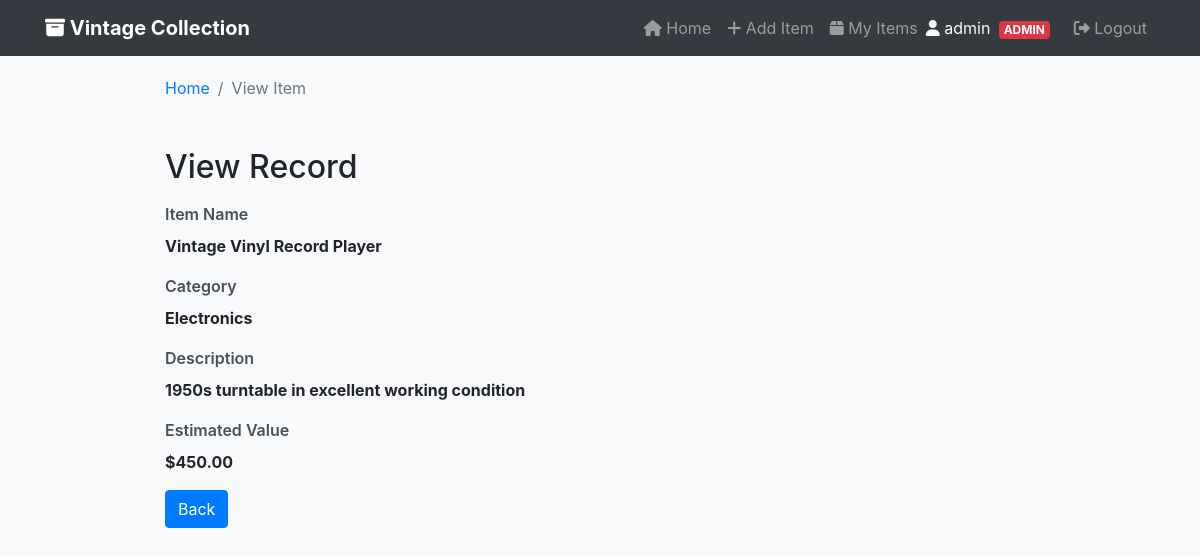
The page /read.php?id=1 (signed in) on the database its author committed.
### tables this page shows
CREATE TABLE IF NOT EXISTS items (
    id INT NOT NULL PRIMARY KEY AUTO_INCREMENT,
    item_name VARCHAR(255) NOT NULL,
    category VARCHAR(100) NOT NULL,
    description TEXT,
    estimated_value DECIMAL(10, 2) NOT NULL,
    user_id INT NOT NULL,
    image_path VARCHAR(500),
    created_at TIMESTAMP DEFAULT CURRENT_TIMESTAMP,
    FOREIGN KEY (user_id) REFERENCES users(id) ON DELETE CASCADE
);

### public/read.php (the view, shortened to what this page needs)
<?php
if (isset($_GET["id"]) && !empty(trim($_GET["id"]))) {
    $sql = "SELECT * FROM items WHERE id = ?";
    if ($stmt = mysqli_prepare($link, $sql)) {
        mysqli_stmt_bind_param($stmt, "i", $param_id);
        if (mysqli_stmt_execute($stmt)) {
            $result = mysqli_stmt_get_result($stmt);
            if (mysqli_num_rows($result) == 1) {
                $row = mysqli_fetch_array($result, MYSQLI_ASSOC);
                $item_name = $row["item_name"];
                $category = $row["category"];
                $description = $row["description"];
                $estimated_value = $row["estimated_value"];
            } else {
                header("location: index.php");
                exit();
            }
        } else {
            echo "Oops! Something went wrong. Please try again later.";
        }
    }
} else {
    header("location: index.php");
    exit();
}
include "includes/header.php";
?>
<div class="row">
    <div class="col-md-12">
        <nav aria-label="breadcrumb">
            <ol class="breadcrumb">
                <li class="breadcrumb-item"><a href="index.php">Home</a></li>
                <li class="breadcrumb-item active" aria-current="page">View Item</li>
            </ol>
        </nav>
        <h2 class="mt-5 mb-3">View Record</h2>
        <div class="form-group">
            <label>Item Name</label>
            <p><b><?php echo htmlspecialchars($item_name); ?></b></p>
        </div>
        <div class="form-group">
            <label>Category</label>
            <p><b><?php echo htmlspecialchars($category); ?></b></p>
        </div>
        <div class="form-group">
            <label>Description</label>
            <p><b><?php echo htmlspecialchars($description); ?></b></p>
        </div>
        <div class="form-group">
            <label>Estimated Value</label>
            <p><b>$<?php echo number_format($estimated_value, 2); ?></b></p>
        </div>
        <p><a href="index.php" class="btn btn-primary">Back</a></p>
    </div>
</div>
<?php include "includes/footer.php"; ?>

### public/assets/css/custom.css (style rules this page uses)
body { background-color: #f8f9fa; }
.breadcrumb { background-color: transparent; padding: 0; margin-bottom: 20px; }
.form-group label { font-weight: 600; color: #495057; }
.btn { border-radius: 4px; }

### rows shown on the page
items: item_name "Vintage Vinyl Record Player", category "Electronics", description "1950s turntable in excellent working condition", estimated_value "450.00"

### other values the page prints
$_SESSION["username"] "admin"
